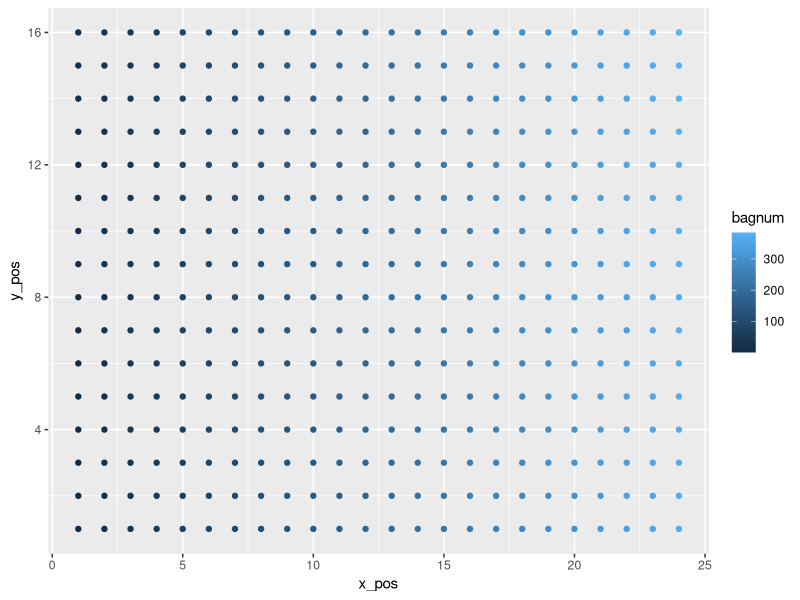
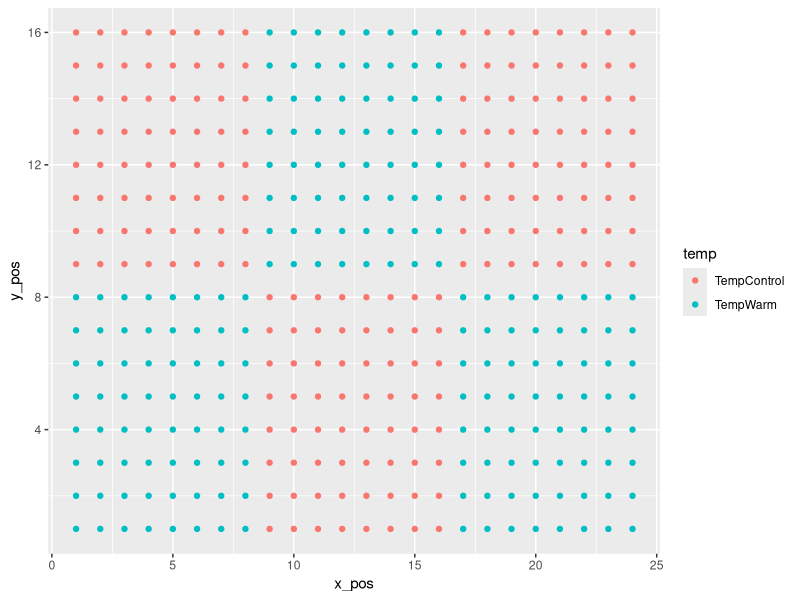
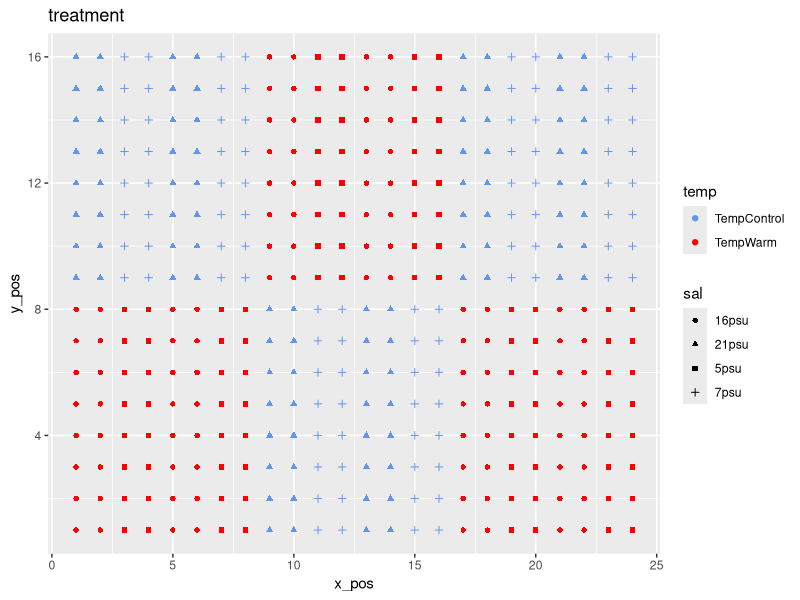
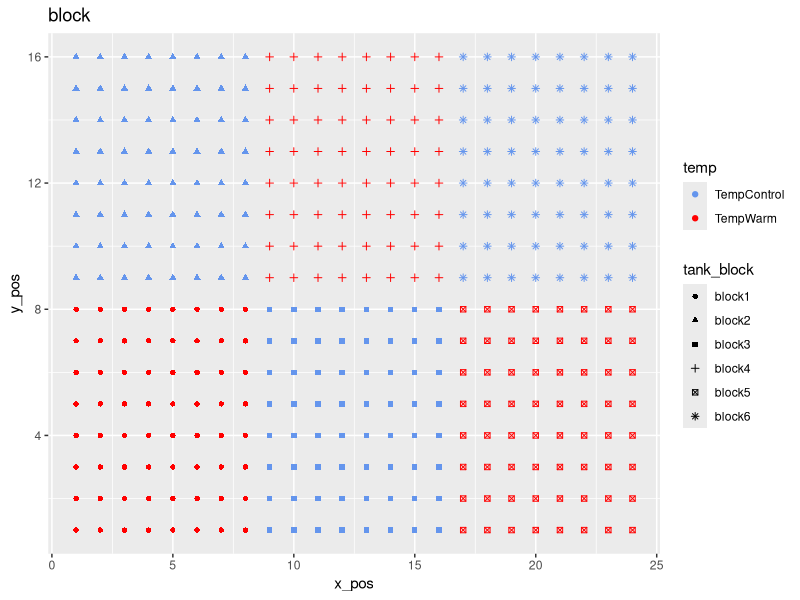
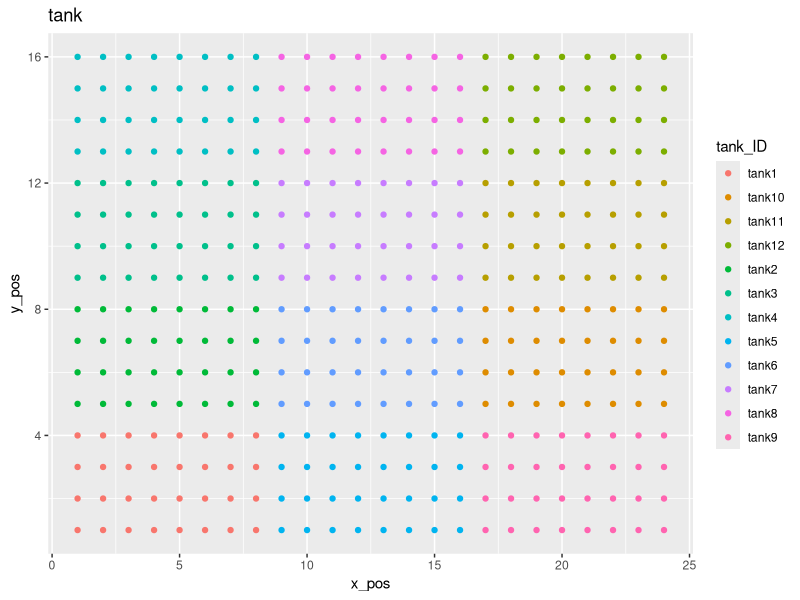
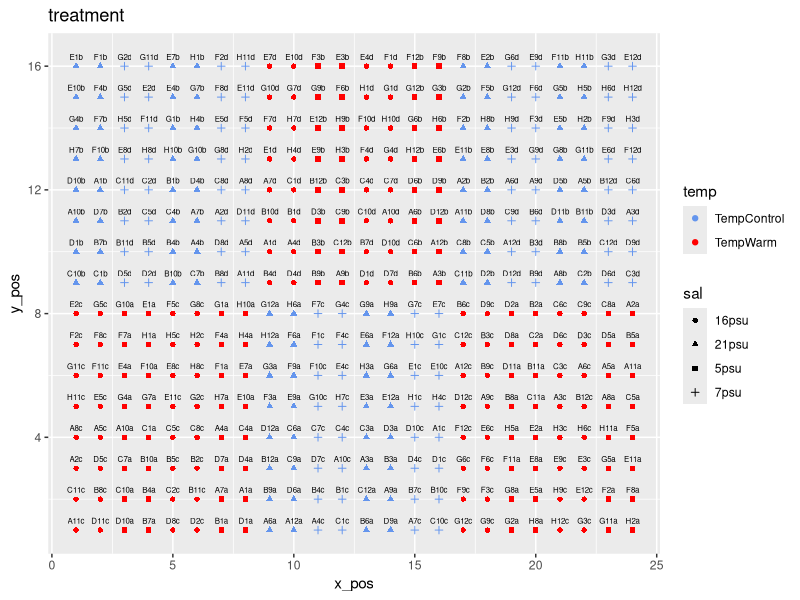
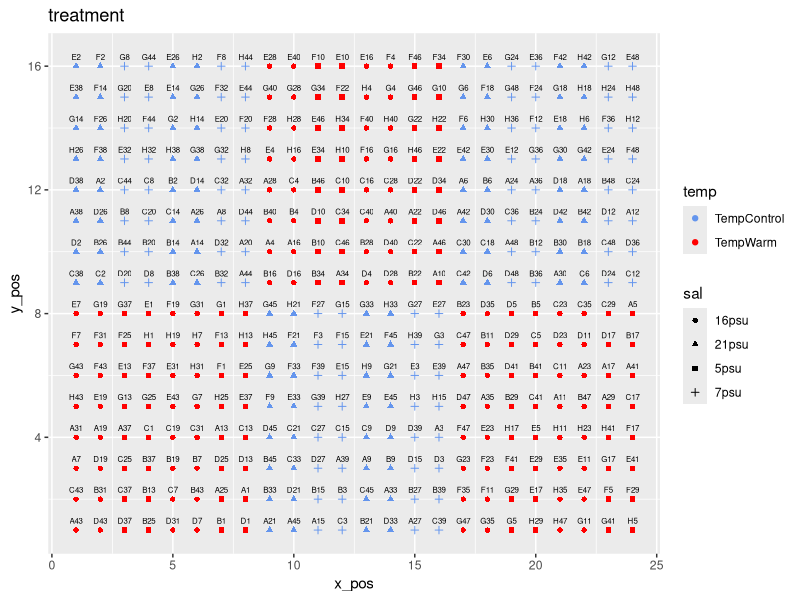

The R source for these figures, in order:
## ---- chunk 1
knitr::opts_chunk$set(echo = TRUE)
library(ggplot2)
## ---- chunk 2
# Set up genotypes
pop <- paste0("pop-", LETTERS[1:8]) # 8 populations
gen <- paste0("gen-", 1:12) # 12 genotypes per population
rep <- paste0("rep-", letters[1:4])# 4 reps per genotype

# if we need to use 48 individuals instead of 4 connected shoots, need to replace genet/replicate with 1-48
gen_backup <- paste0("gen-", 1:48) # 24 genotypes per population

# Use expand grid to create the 384 ramets
gens <- expand.grid(pop = pop, gen = gen, rep = rep)
head(gens)
gens <- gens[order(gens$pop,gens$gen,gens$rep),]
gens$genet <- paste0(substr(gens$pop,5,6), substr(gens$gen,5,6))
gens$ramet <- paste0(substr(gens$pop,5,5), substr(gens$gen,5,6), substr(gens$rep,5,5))
head(gens)
dim(gens)

# and again for backup 
gens_backup <- expand.grid(pop = pop, gen = gen_backup)
gens_backup <- gens_backup[order(gens_backup$pop, gens_backup$gen),]
gens_backup$genet <- paste0(substr(gens_backup$pop,5,6), substr(gens_backup$gen,5,6))

## Set up tanks
tankID <- paste0("tank-", 1:12)
temp <- rep(c("TempWarm", "TempControl"), each=6)
tankTrt <- paste0(tankID,"_", temp)
tankTrt

salinity_warm <- c("16psu", "5psu")
salinity_cool <- c("21psu", "7psu")


# Set up positions
bagnum <- 1:384
bagID <- paste0("bagID-", 1:384)
y_pos <- rep(1:16, 24)
x_pos <- rep(1:24, each=16)

# Position data frame
pos_df <- data.frame(bagID,bagnum,  x_pos, y_pos)

ggplot(pos_df) + geom_point(aes(x=x_pos, y=y_pos, color=bagnum)) 

# Set up temp for each bag
pos_df$temp <- NA
pos_df$temp[1:128] <- rep(c("TempWarm", "TempControl"), each=8)
pos_df$temp[129:256] <- rep(c("TempControl", "TempWarm"), each=8)
pos_df$temp[257:384] <- rep(c("TempWarm", "TempControl"), each=8)

ggplot(pos_df) + geom_point(aes(x=x_pos, y=y_pos, color=temp)) 

# Set up salinity for bag
pos_df$sal <- NA
pos_df$sal[pos_df$temp=="TempWarm"] <- rep(salinity_warm, each=16)
pos_df$sal[pos_df$temp=="TempControl"] <- rep(salinity_cool, each=16)

# Set up tank_block
pos_df$tank_block <- NA
pos_df$tank_block[1:128] <- rep(rep(paste0("block",1:2), each=8), 8)
pos_df$tank_block[129:256] <- rep(rep(paste0("block",3:4), each=8), 8)
pos_df$tank_block[257:384] <- rep(rep(paste0("block",5:6), each=8), 8)

# Set up tank_ID
pos_df$tank_ID <- NA
pos_df$tank_ID[1:128] <- rep(rep(paste0("tank",1:4), each=4), 8)
pos_df$tank_ID[129:256] <- rep(rep(paste0("tank",5:8), each=4), 8)
pos_df$tank_ID[257:384] <- rep(rep(paste0("tank",9:12), each=4), 8)


ggplot(pos_df) + geom_point(aes(x=x_pos, y=y_pos, color=temp, pch=sal)) + 
  ggtitle("treatment") + scale_color_manual(values=c("cornflowerblue","red"))

ggplot(pos_df) + geom_point(aes(x=x_pos, y=y_pos, color=temp, pch=tank_block)) + 
  ggtitle("block") + scale_color_manual(values=c("cornflowerblue","red"))

ggplot(pos_df) + geom_point(aes(x=x_pos, y=y_pos, color=tank_ID)) + 
  ggtitle("tank") 


# check the position and table
pos_df$xy <- paste(pos_df$x_pos, pos_df$y_pos, sep="_") # this will be a key for pos_df
dim(pos_df)
table(pos_df$tank_block)
table(pos_df$tank_ID)
table(pos_df$temp, pos_df$sal)

head(pos_df)

head(gens) #make sure this is in order!
# the ramet is the key for the gens_df  

head(gens_backup)
# use genet as key for gens_backup_df

pos_df$treatment <- paste(pos_df$tank_block,
                          pos_df$temp,
                          pos_df$sal, sep="_")

head(gens)

# This block structure will repeat 4 times
# for the 12 genets and 36 ramets

gens$treatment <- c(
"block1_TempWarm_5psu", #- A1a
"block2_TempControl_21psu", #- A1b
"block3_TempControl_7psu", #- A1c
"block4_TempWarm_16psu", #- A1d
"block5_TempWarm_5psu", #- B1a
"block6_TempControl_21psu", #- B1b
"block1_TempWarm_16psu", #- B1c
"block2_TempControl_7psu", #- B1d
"block3_TempControl_21psu", #- C1a
"block4_TempWarm_5psu", #- C1b
"block5_TempWarm_16psu", #- C1c
"block6_TempControl_7psu" #- C1d
)

head(gens)

# and for backup plan
gens_backup$treatment <- c(
"block1_TempWarm_5psu", #- A1a
"block2_TempControl_21psu", #- A1b
"block3_TempControl_7psu", #- A1c
"block4_TempWarm_16psu", #- A1d
"block5_TempWarm_5psu", #- B1a
"block6_TempControl_21psu", #- B1b
"block1_TempWarm_16psu", #- B1c
"block2_TempControl_7psu", #- B1d
"block3_TempControl_21psu", #- C1a
"block4_TempWarm_5psu", #- C1b
"block5_TempWarm_16psu", #- C1c
"block6_TempControl_7psu" #- C1d
)

# now randomly allocate ramets to locations
# to do so, I will scramble the pos_df and
# then reorder by block and treatment and tank, such that
# the locations within a tank are random
# then I will reorder the gens table by
# block and treatment and combine the tables

set.seed(345998345) # makes code reproducible
pos_df_ran <- pos_df[sample(1:nrow(pos_df)),]
str(pos_df_ran)
pos_df_ran_ord <- pos_df_ran[order(pos_df_ran$treatment,
                                   pos_df_ran$tank_ID),]

head(pos_df_ran_ord, 20)

gens_ord <- gens[order(gens$treatment),]

gens_backup_ord <- gens_backup[order(gens_backup$treatment),] 

# do a unit test to make sure the treatments line up
# this should be true
identical(gens_ord$treatment, pos_df_ran_ord$treatment)
identical(gens_backup_ord$treatment, pos_df_ran_ord$treatment) 
# looks good!

# we use a cbind and not a merge because there are not unique keys and the datasets are aligned
design <- cbind(pos_df_ran_ord, gens_ord)
head(design)

design_backup <- cbind(pos_df_ran_ord, gens_backup_ord)

which(is.na(design$ramet)) # check no NA
which(is.na(design_backup$genet))

# check that each genet has 1 ramet in each treatment
design$trt <- paste(design$temp, design$sal, sep="_")
table(design$trt, design$genet)
table(design$trt, design$pop)

design_backup$trt <- paste(design_backup$temp, design_backup$sal, sep = "_")
table(design_backup$trt, design_backup$genet)
table(design_backup$trt, design_backup$pop)

# check that each genet is spread across different blocks
table(design$tank_block, design$genet)
table(design_backup$tank_block, design_backup$genet)

# check spread of populations across different blocks
table(design$tank_block, design$pop)
table(design_backup$tank_block, design_backup$pop)

# check spread of populations across different tanks
table(design$tank_ID, design$pop)
table(design_backup$tank_ID, design_backup$pop)

design <- design[order(as.numeric(design$bagnum)),]
design <- design[,-which(colnames(design)=="treatment")[1]]
head(design)

design_backup <- design_backup[order(as.numeric(design_backup$bagnum)),]
design_backup <- design_backup[,-which(colnames(design_backup)=="treatment")[1]]
head(design_backup)

# graph the design
ggplot(design) + 
  geom_point(aes(x=x_pos, y=y_pos, color=temp, pch=sal)) + 
  ggtitle("treatment") + 
  scale_color_manual(values=c("cornflowerblue","red")) +
  geom_text(aes(x=x_pos, y=y_pos+0.3, label=ramet), size=2)

ggplot(design_backup) + 
  geom_point(aes(x=x_pos, y=y_pos, color=temp, pch=sal)) + 
  ggtitle("treatment") + 
  scale_color_manual(values=c("cornflowerblue","red")) +
  geom_text(aes(x=x_pos, y=y_pos+0.3, label=genet), size=2)

# which real population corresponds to which letter?
pops <- data.frame(pop_name = c("VAT","VIK","HOG","BAR",
                                  "KUR","KAL","HOR","BJO"), 
                   pop = paste0("pop-", LETTERS[1:8]),
                   coast = c("W","W","W","W","E","E","E","E"))

# combine this info with design
design_complete <- merge(pops, design, by = c("pop"))
design_complete_ord <- design_complete[order(as.numeric(design_complete$bagnum)),]

design_complete_backup <- merge(pops, design_backup, by = c("pop"))
design_complete_ord_backup <- design_complete_backup[order(as.numeric(design_complete_backup$bagnum)),]

# add label column
design_complete_ord$label <- paste0(design_complete_ord$pop_name, "_", design_complete_ord$gen, "_", design_complete_ord$rep, "_", design_complete_ord$coast, "_", design_complete_ord$temp, "-", design_complete_ord$sal)

design_complete_ord_backup$label <- paste0(design_complete_ord_backup$pop_name, "_", design_complete_ord_backup$gen, "_", design_complete_ord_backup$rep, "_", design_complete_ord_backup$coast, "_", design_complete_ord_backup$temp, "-", design_complete_ord_backup$sal)

# save design
write.csv(design_complete_ord, file = "SeagrassDesign_20240610.csv")
write.csv(design_complete_ord_backup, file = "SeagrassDesignBackup_20240610.csv")
